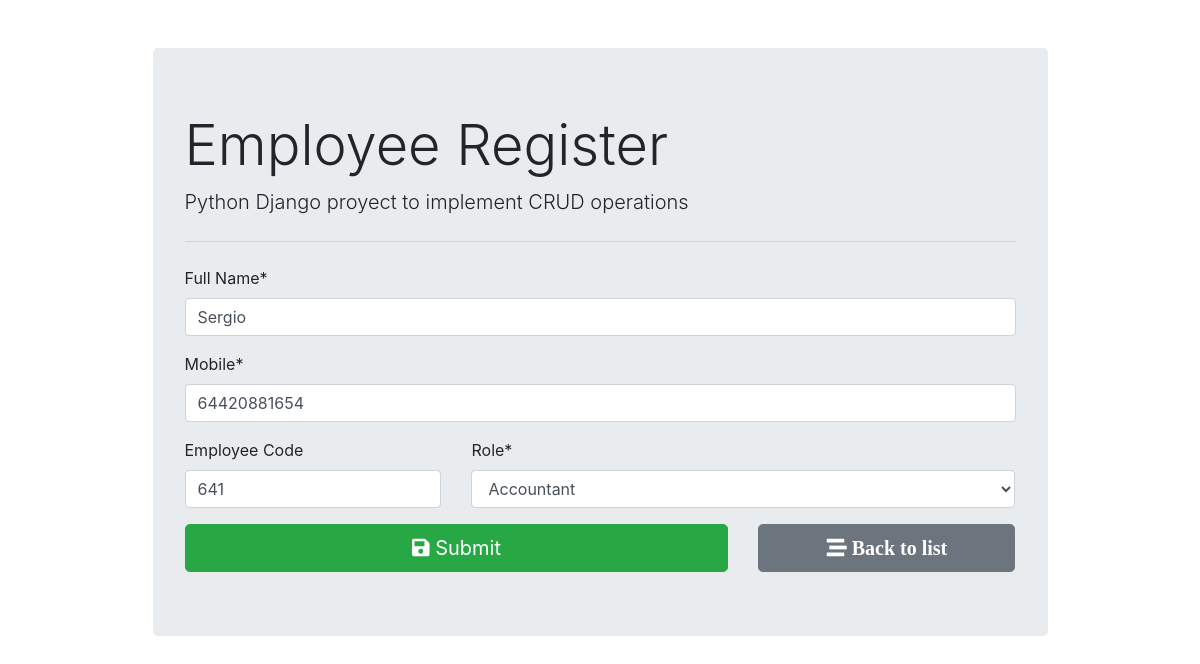
Screenshot of /employee/4/ with the database file from the repository.
### employee_register/models.py (models this page shows)
class Employee(models.Model):
    full_name = models.CharField(max_length=100,null=False,blank=False)
    emp_code = models.CharField(max_length=3,null=False,blank=False)
    mobile = models.CharField(max_length=15,null=False,blank=False)
    role = models.ForeignKey(Roles,on_delete=models.CASCADE)

### employee_register/views.py (the view, shortened to what this page needs)
# urls.py: path('', views.employee_form,name='employee_insert'),
def employee_form(request, id=0):
    if request.method == "GET":
        if id==0:
            form = EmployeeForm()
        else:
            employee = Employee.objects.get(pk=id)
            form = EmployeeForm(instance=employee)
        return render(request,"employee_register/employee_form.html",{'form':form})

### employee_register/forms.py
class EmployeeForm(forms.ModelForm):
    class Meta:
        model = Employee
        fields = ('emp_code','full_name','mobile','role')
        labels = {
            'full_name': 'Full Name',
            'emp_code':'Employee Code',
        }
    def __init__(self,*args,**kwargs):
        super(EmployeeForm,self).__init__(*args,**kwargs)
        self.fields['role'].empty_label = "Select"
        self.fields['emp_code'].required = False

### employee_register/models.py (called while the page is built)
    def __str__(self):
        return self.title

### employee_register/templates/employee_register/employee_form.html (shortened to what this page needs)
{% extends "employee_register/base.html" %}
{% load crispy_forms_tags %}
{% block content %}
<form action="" method="post" autocomplete="off">
    {{form.full_name|as_crispy_field}}
    {{form.mobile|as_crispy_field}}
    <div class="row">
        <div class="col-md-4">
            {{form.emp_code|as_crispy_field}}
        </div>
        <div class="col-md-8">
            {{form.role|as_crispy_field}}
        </div>
    </div>
    <div class="row">
        <div class="col-md-8">
            <button type="submit" class="btn btn-success btn-block btn-lg"><i class="fas fa-save"></i> Submit</button>
        </div>
        <giv class="col-md-4">
            <a href="{% url 'employee_list' %}" class="btn btn-secondary btn-block btn-lg">
                <i class="fas fa-stream">
                    Back to list
                </i>
            </a>
        </giv>
    </div>
</form>
{% endblock content %}

### rows the page displays
Employee: full_name "Sergio", mobile "64420881654", emp_code "641", role "Accountant"
